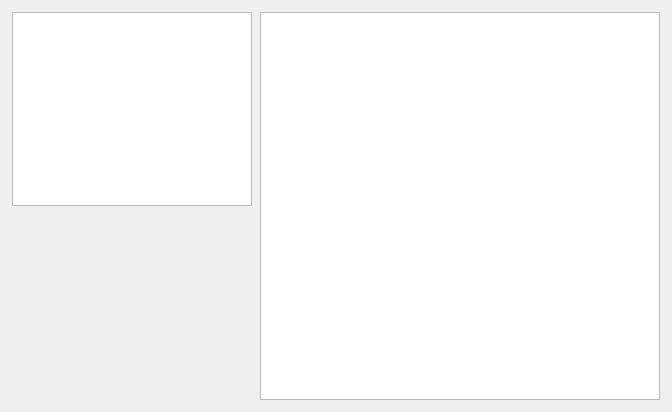
                       <widget class="QWidget" name="scrollAreaWidgetContents_3">
                        <property name="geometry">
                         <rect>
                          <x>0</x>
                          <y>0</y>
                          <width>672</width>
                          <height>412</height>
                         </rect>
                        </property>
                        <layout class="QVBoxLayout" name="verticalLayout_21">
                         <item>
                          <layout class="QHBoxLayout" name="horizontalLayout_9">
                           <item>
                            <widget class="QFrame" name="frame_7">
                             <property name="sizePolicy">
                              <sizepolicy hsizetype="Expanding" vsizetype="Preferred">
                               <horstretch>0</horstretch>
                               <verstretch>0</verstretch>
                              </sizepolicy>
                             </property>
                             <property name="minimumSize">
                              <size>
                               <width>150</width>
                               <height>0</height>
                              </size>
                             </property>
                             <property name="frameShape">
                              <enum>QFrame::NoFrame</enum>
                             </property>
                             <property name="frameShadow">
                              <enum>QFrame::Plain</enum>
                             </property>
                             <layout class="QVBoxLayout" name="verticalLayout_22">
                              <property name="spacing">
                               <number>1</number>
                              </property>
                              <property name="leftMargin">
                               <number>1</number>
                              </property>
                              <property name="topMargin">
                               <number>1</number>
                              </property>
                              <property name="rightMargin">
                               <number>1</number>
                              </property>
                              <property name="bottomMargin">
                               <number>1</number>
                              </property>
                              <item>
                               <widget class="KPPAdjustableListView" name="list_insp">
                                <property name="sizePolicy">
                                 <sizepolicy hsizetype="MinimumExpanding" vsizetype="Expanding">
                                  <horstretch>0</horstretch>
                                  <verstretch>0</verstretch>
                                 </sizepolicy>
                                </property>
                                <property name="maximumSize">
                                 <size>
                                  <width>16666666</width>
                                  <height>16777215</height>
                                 </size>
                                </property>
                                <property name="resizeMode">
                                 <enum>QListView::Adjust</enum>
                                </property>
                               </widget>
                              </item>
                              <item>
                               <spacer name="verticalSpacer_3">
                                <property name="orientation">
                                 <enum>Qt::Vertical</enum>
                                </property>
                                <property name="sizeHint" stdset="0">
                                 <size>
                                  <width>20</width>
                                  <height>40</height>
                                 </size>
                                </property>
                               </spacer>
                              </item>
                             </layout>
                            </widget>
                           </item>
                           <item>
                            <widget class="QFrame" name="frame_6">
                             <property name="sizePolicy">
                              <sizepolicy hsizetype="Maximum" vsizetype="Preferred">
                               <horstretch>0</horstretch>
                               <verstretch>0</verstretch>
                              </sizepolicy>
                             </property>
                             <property name="minimumSize">
                              <size>
                               <width>100</width>
                               <height>0</height>
                              </size>
                             </property>
                             <property name="frameShape">
                              <enum>QFrame::NoFrame</enum>
                             </property>
                             <property name="frameShadow">
                              <enum>QFrame::Plain</enum>
                             </property>
                             <layout class="QVBoxLayout" name="verticalLayout_16">
                              <property name="spacing">
                               <number>1</number>
                              </property>
                              <property name="sizeConstraint">
                               <enum>QLayout::SetMinimumSize</enum>
                              </property>
                              <property name="leftMargin">
                               <number>1</number>
                              </property>
                              <property name="topMargin">
                               <number>1</number>
                              </property>
                              <property name="rightMargin">
                               <number>1</number>
                              </property>
                              <property name="bottomMargin">
                               <number>1</number>
                              </property>
                              <item>
                               <widget class="InspectionTreeWidget" name="tree_inspections">
                                <property name="sizePolicy">
                                 <sizepolicy hsizetype="Maximum" vsizetype="Expanding">
                                  <horstretch>0</horstretch>
                                  <verstretch>0</verstretch>
                                 </sizepolicy>
                                </property>
                                <property name="minimumSize">
                                 <size>
                                  <width>400</width>
                                  <height>0</height>
                                 </size>
                                </property>
                                <property name="showDropIndicator" stdset="0">
                                 <bool>true</bool>
                                </property>
                                <property name="rootIsDecorated">
                                 <bool>false</bool>
                                </property>
                                <property name="animated">
                                 <bool>true</bool>
                                </property>
                                <property name="columnCount">
                                 <number>2</number>
                                </property>
                                <attribute name="headerVisible">
                                 <bool>false</bool>
                                </attribute>
                                <attribute name="headerDefaultSectionSize">
                                 <number>150</number>
                                </attribute>
                                <column>
                                 <property name="text">
                                  <string notr="true">1</string>
                                 </property>
                                </column>
                                <column>
                                 <property name="text">
                                  <string notr="true">2</string>
                                 </property>
                                </column>
                               </widget>
                              </item>
                             </layout>
                            </widget>
                           </item>
                          </layout>
                         </item>
                        </layout>
                       </widget>
